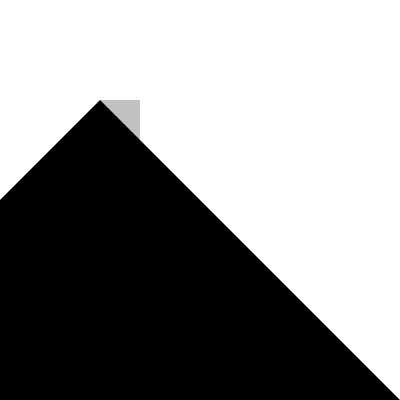
Frame 1 (no input)
Frame 60 (the mouse pressed at the canvas centre just before this capture): identical to frame 1, image omitted
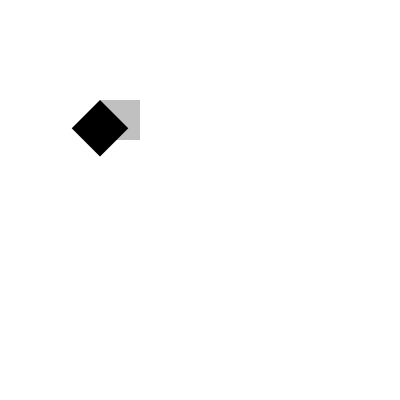
Frame 120 (the mouse held since frame 60 and released just before this capture)

The Processing sketch that drew these frames (run headless with seeded random() and noise(); from frame 60 on, the mouse is pressed at the canvas centre):

// Processing sketch: otras_2D
// ── otras_2D.pde
void setup()
{
  size(400, 400);
}

void draw(){
  background(255);
  smooth();
  fill(192);
  noStroke();
  // dibujo un rect
  rect(100, 100, 40, 40);

  pushMatrix();
  // muevo el origen al punto PIVOT (coincide con el origen del triángulo)
  translate(100, 100);

  // roto
  rotate(radians(45));

  // dibujo otro rectángulo y aplico escalado a la vez
  fill(0);
  scale(width/(mouseY+10),height/(mouseY+10));
  rect(0, 0, 40, 40);
  popMatrix();
}
